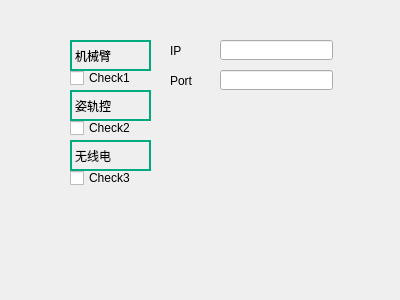
<?xml version="1.0" encoding="UTF-8"?>
<ui version="4.0">
 <class>Widget</class>
 <widget class="QWidget" name="Widget">
  <property name="geometry">
   <rect>
    <x>0</x>
    <y>0</y>
    <width>400</width>
    <height>300</height>
   </rect>
  </property>
  <property name="windowTitle">
   <string>Widget</string>
  </property>
  <widget class="QCheckBox" name="checkBox1">
   <property name="geometry">
    <rect>
     <x>70</x>
     <y>70</y>
     <width>81</width>
     <height>16</height>
    </rect>
   </property>
   <property name="text">
    <string>Check1</string>
   </property>
  </widget>
  <widget class="QCheckBox" name="checkBox2">
   <property name="geometry">
    <rect>
     <x>70</x>
     <y>120</y>
     <width>81</width>
     <height>16</height>
    </rect>
   </property>
   <property name="text">
    <string>Check2</string>
   </property>
  </widget>
  <widget class="QCheckBox" name="checkBox3">
   <property name="geometry">
    <rect>
     <x>70</x>
     <y>170</y>
     <width>81</width>
     <height>16</height>
    </rect>
   </property>
   <property name="text">
    <string>Check3</string>
   </property>
  </widget>
  <widget class="QLabel" name="label1">
   <property name="geometry">
    <rect>
     <x>70</x>
     <y>40</y>
     <width>81</width>
     <height>31</height>
    </rect>
   </property>
   <property name="styleSheet">
    <string notr="true">border-width: 2px;
border-style: solid;
border-color: rgb(0, 170, 127);</string>
   </property>
   <property name="text">
    <string>机械臂</string>
   </property>
  </widget>
  <widget class="QLabel" name="label2">
   <property name="geometry">
    <rect>
     <x>70</x>
     <y>90</y>
     <width>81</width>
     <height>31</height>
    </rect>
   </property>
   <property name="styleSheet">
    <string notr="true">border-width: 2px;
border-style: solid;
border-color: rgb(0, 170, 127);</string>
   </property>
   <property name="text">
    <string>姿轨控</string>
   </property>
  </widget>
  <widget class="QLabel" name="label3">
   <property name="geometry">
    <rect>
     <x>70</x>
     <y>140</y>
     <width>81</width>
     <height>31</height>
    </rect>
   </property>
   <property name="styleSheet">
    <string notr="true">border-width: 2px;
border-style: solid;
border-color: rgb(0, 170, 127);</string>
   </property>
   <property name="text">
    <string>无线电</string>
   </property>
  </widget>
  <widget class="QLabel" name="labelIP">
   <property name="geometry">
    <rect>
     <x>170</x>
     <y>40</y>
     <width>41</width>
     <height>21</height>
    </rect>
   </property>
   <property name="text">
    <string>IP</string>
   </property>
  </widget>
  <widget class="QLabel" name="labelPort">
   <property name="geometry">
    <rect>
     <x>170</x>
     <y>70</y>
     <width>41</width>
     <height>21</height>
    </rect>
   </property>
   <property name="text">
    <string>Port</string>
   </property>
  </widget>
  <widget class="QLineEdit" name="lineEditIP">
   <property name="geometry">
    <rect>
     <x>220</x>
     <y>40</y>
     <width>113</width>
     <height>20</height>
    </rect>
   </property>
  </widget>
  <widget class="QLineEdit" name="lineEditPort">
   <property name="geometry">
    <rect>
     <x>220</x>
     <y>70</y>
     <width>113</width>
     <height>20</height>
    </rect>
   </property>
  </widget>
 </widget>
 <layoutdefault spacing="6" margin="11"/>
 <resources/>
 <connections/>
</ui>
